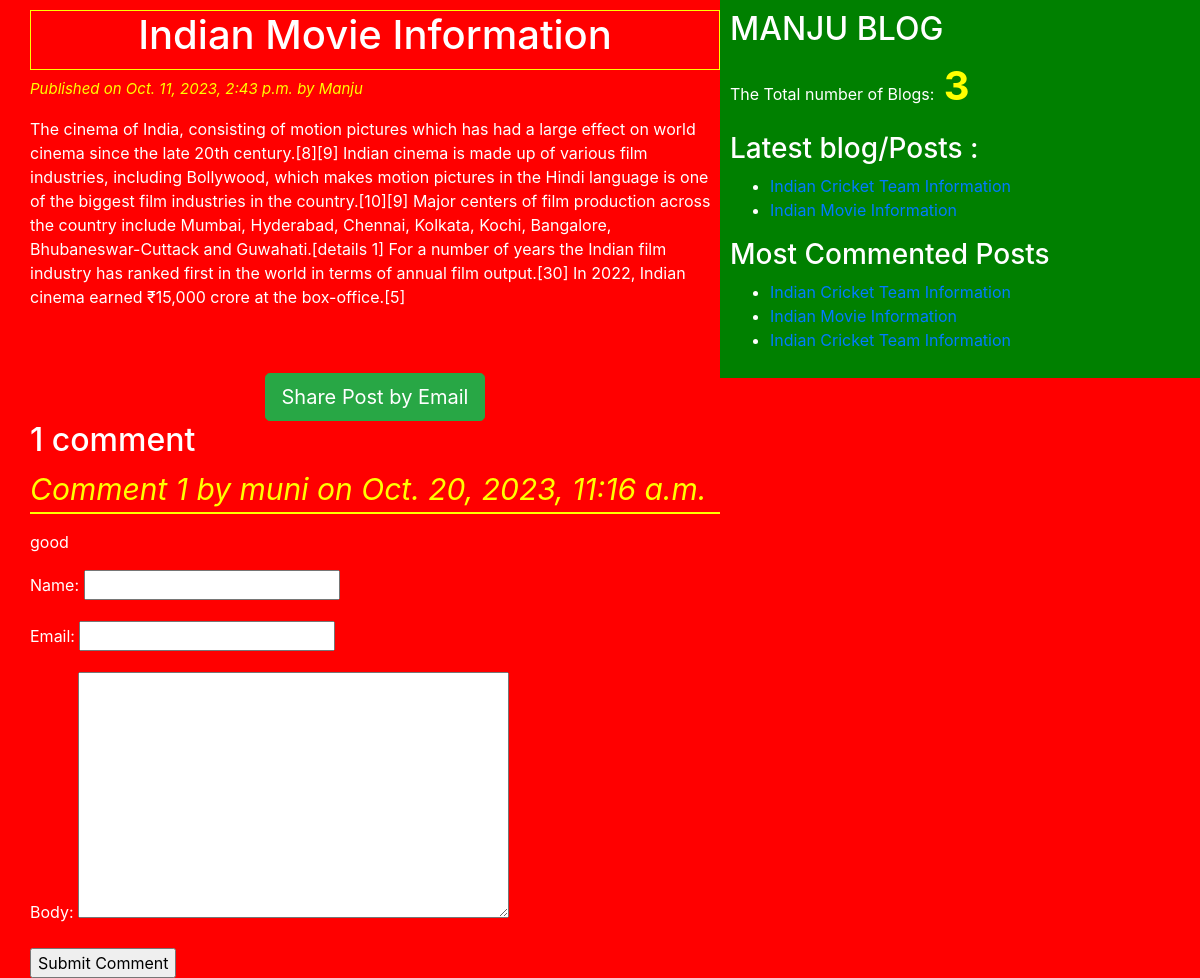
Screenshot of /2023/10/11/indian-movie-information/ with the database file from the repository.
### blogapp/models.py (models this page shows, shortened)
class Post(models.Model):
	STATUS_CHOICES= (('draft','Draft'),('published','published'))
	title=models.CharField(max_length=50)
	slug=models.SlugField(max_length=50,unique_for_date='publish')
	author=models.ForeignKey(User, related_name = 'blog_posts',on_delete=models.CASCADE)
	body=models.TextField()
	publish=models.DateTimeField(default=timezone.now)
	created=models.DateTimeField(auto_now_add=True)
	updated=models.DateTimeField(auto_now=True)
	status=models.CharField(max_length=50,choices=STATUS_CHOICES,default='draft')
	objects=CustomManager()
	tags=TaggableManager()
	class Meta:
		ordering=('-publish',)
	def get_absolute_url(self):
		return reverse('post_detail',args=[self.publish.year,self.publish.strftime('%m'),self.publish.strftime('%d'),self.slug])

class Comment(models.Model):
	post=models.ForeignKey(Post,related_name='comments',on_delete=models.CASCADE)
	name=models.CharField(max_length=50)
	email=models.EmailField()
	body=models.TextField()
	created=models.DateTimeField(auto_now_add=True)
	updated=models.DateTimeField(auto_now=True)
	active=models.BooleanField(default=True)
	class Meta:
		ordering=('-created',)

### blogapp/views.py (the view)
# urls.py: re_path(r'^(?P<year>\d{4})/(?P<month>\d{2})/(?P<day>\d{2})/(?P<post>[-\w]+)/$',views.post_detail_view, name='post_detail'),
def post_detail_view(request,year,month,day,post):
	post=get_object_or_404(Post,slug=post,status='published',publish__year=year,publish__month=month,publish__day=day)
	comments=post.comments.filter(active=True)
	csubmit=False
	if request.method=='POST':
		form=CommentForm(request.POST)
		if form.is_valid():
			new_comment=form.save(commit=False)
			new_comment.post=post
			new_comment.save()
			csubmit=True
	else:
		form=CommentForm()
	my_dict={'post':post,'form':form,'csubmit':csubmit,'comments':comments}
	return render(request=request,template_name='blogapp/post_detail.html',context=my_dict)

### blogapp/forms.py
class CommentForm(forms.ModelForm):
	class Meta:
		model=Comment
		fields=('name','email','body')

### blogapp/models.py (called while the page is built)
	def get_queryset(self):
		return super().get_queryset().filter(status='published')

### blogapp/templatetags/blog_tags.py (called while the page is built)
@register.simple_tag(name='my_tag')
def total_posts():
	return Post.objects.count()

@register.inclusion_tag('blogapp/latest_posts.html')
def show_latest_posts():
	latest_posts=Post.objects.order_by('-publish')[:2]
	return {'latest_posts':latest_posts}

@register.simple_tag()
def get_most_commented_posts(count=3):
	return Post.objects.annotate(total_comments=Count('comments')).order_by('-total_comments')[:count]

### templates/blogapp/post_detail.html (shortened to what this page needs)
{% extends "blogapp/base.html" %}
{% block content_block %}
<h1>{{post.title}}</h1>
<p id="date">Published on {{post.publish}} by {{post.author|title}}</p>
{{post.body|linebreaks}}
<br><br>
<div class="container" align="center">
	<a href="/{{post.id}}/share" class="btn btn-lg btn-success">Share Post by Email </a>
</div>
{% with comments.count as comments_count %}
<h2>{{comments_count}} comment {{comments_count|pluralize}}</h2>
{% endwith %}
{% if comments %}
{% for comment in comments %}
<p id="ch">Comment {{  forloop.counter }} by {{ comment.name }} on {{ comment.created }}</p>
<div class="cb">
	{{ comment.body|linebreaks }}
</div>
{% endfor %}
{% else %}
<p>There is no comments yet..!!!</p>
{% endif %}
{% if csubmit %}
<h2>Your comments added successfully</h2>
{% else %}
<form method="POST">
	{{form.as_p}}
	<input type="submit" name="" value="Submit Comment">
</form>
{% endif %}
{% endblock content_block %}

### templates/blogapp/base.html (shortened to what this page needs)
<!DOCTYPE html>
{% load static %}
{% load blog_tags %}
<html lang="en" dir="ltr">
<head>
	<link rel="stylesheet" href="https://cdn.jsdelivr.net/npm/bootstrap@4.0.0/dist/css/bootstrap.min.css">
	<link rel="stylesheet" type="text/css" href="{% static "css/blogapp/blog.css" %}" >
	</head>
	<body>
		<div  class="content">
			{% block content_block %}
			{% endblock content_block %}
		</div>
		<div class="sidebar">
			<h2>MANJU BLOG</h2>
			<p>The Total number of Blogs:<span id="pcount"> {% my_tag %} </span> </p>
			<h3>Latest blog/Posts :</h3>{% show_latest_posts %}
			<h3>Most Commented Posts</h3>
			{% get_most_commented_posts as m_c_p %}
			<ul>
				{% for post in m_c_p %}
				<li><a href="{{post.get_absolute_url}}">{{post.title}}</a></li>
				{% endfor %}
			</ul>
		</div>
	</body>
</html>

### templates/blogapp/latest_posts.html
<ul>
	{% for post in latest_posts %}
	<li><a href="{{ post.get_absolute_url }}">{{ post.title }}</a></li>
	{% endfor %}
</ul>

### static/css/blogapp/blog.css (style rules this page uses)
.content { width:60%; float:left; padding: 10px 0 0 30px; background:red; height:100%; }
.sidebar { width:40%; float:right; padding: 10px; background:green; height:100%; }
h1 { text-align: center; border:1px solid yellow; padding-bottom: 10px; }
body { color: white; background:red; }
#date { color: yellow; font-size: 15px; font-style: italic; }
#ch { color: yellow; font-size: 30px; font-style: italic; border-bottom: 2px solid yellow; }
#pcount { font-size: 40px; color: yellow; font-weight: bold; }

### rows the page displays
Post: title "Indian Movie Information", publish "Oct. 11, 2023, 2:43 p.m.", author "Manju", body "The cinema of India, consisting of motion pictures which has had a large effect on world cinema since the late 20th century.[8][9] Indian cinema is made up of various film industries, including Bollywood, which makes motion pictures in the Hindi language is one of the biggest film industries in the country.[10][9] Major centers of film production across the country include Mumbai, Hyderabad, Chennai, Kolkata, Kochi, Bangalore, Bhubaneswar-Cuttack and Guwahati.[details 1] For a number of years the Indian film industry has ranked first in the world in terms of annual film output.[30] In 2022, Indian cinema earned ₹15,000 crore at the box-office.[5]"
Comment: name "muni", created "Oct. 20, 2023, 11:16 a.m.", body "good"
Post: title "Indian Cricket Team Information"
Post: title "Indian Cricket Team Information"

### other values shown
{{ comments_count }} "1"
